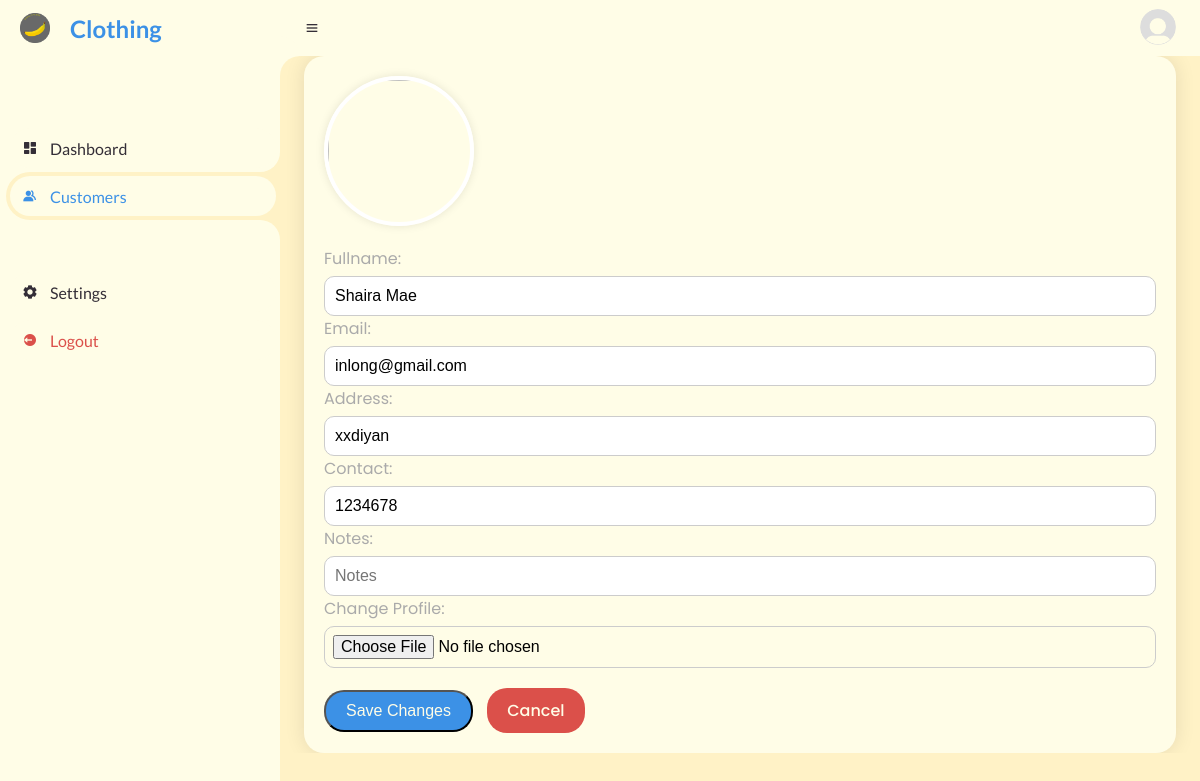
The page /crud/updatecustomer.php?id=3 (signed in) on the database its author committed.
### tables this page shows
CREATE TABLE `customer_account` (
  `id` int(11) NOT NULL,
  `barcode_image` varchar(255) NOT NULL,
  `profpic` varchar(255) NOT NULL,
  `FullName` varchar(50) NOT NULL,
  `Email` varchar(50) NOT NULL,
  `Address` varchar(255) NOT NULL,
  `Contact` double NOT NULL,
  `TotalVisits` int(11) NOT NULL,
  `LoyaltyPoints` int(11) NOT NULL,
  `TotalPurchase` int(11) NOT NULL,
  `Notes` varchar(100) NOT NULL
);

### crud/updatecustomer.php (the view, shortened to what this page needs)
<?php
require_once '../include/dbcon.php';
$customerId = $_GET['id'];
try {
    $pdoQuery = "SELECT * FROM customer_account WHERE id=:id";
    $pdoResult = $pdoConnect->prepare($pdoQuery);
    $pdoResult->execute(['id' => $customerId]);
    $customer = $pdoResult->fetch();
} catch (PDOException $error) {
    echo "Error: " . $error->getMessage();
    exit;
}
?>
<!DOCTYPE html>
<html lang="en">
<head>
    <link href='https://unpkg.com/boxicons@2.0.9/css/boxicons.min.css' rel='stylesheet'>
    <link rel="stylesheet" href="../admincss/styles.css">
    <link rel="stylesheet" href="../admincss/update.css">
</head>
<body>
    <section id="sidebar">
        <a href="#" class="brand">
            <img src="../admin/Picsart_24-03-29_12-28-55-400.png">
            <span class="text">Clothing</span>
        </a>
        <ul class="side-menu top">
            <li>
                <a href="../admin/dashboard.php">
                    <i class='bx bxs-dashboard' ></i>
                    <span class="text">Dashboard</span>
                </a>
            </li>
            <li class="active">
                <a href="#">
                    <i class='bx bxs-group' ></i>
                    <span class="text">Customers</span>
                </a>
            </li>
        </ul>
        <ul class="side-menu">
            <li>
                <a href="#">
                    <i class='bx bxs-cog' ></i>
                    <span class="text">Settings</span>
                </a>
            </li>
            <li>
                <a href="logout.php" class="logout">
                    <i class='bx bxs-log-out-circle' ></i>
                    <span class="text">Logout</span>
                </a>
            </li>
        </ul>
    </section>
    <section id="content">
        <nav>
            <i class='bx bx-menu' ></i>
            <a href="#" class="profile">
                <img src="../image/default_profile.png">
            </a>
        </nav>
        <main>
            <div class="update-profile">
                <form action="updatecustomer.php?id=<?php echo $_GET["id"]; ?>" method="post" enctype="multipart/form-data">
                    <?php
                        if (isset($customer['profpic'])) {
                            $imagePath = '../uploaded_image/' . $customer['profpic'];
                            echo '<img src="' . (file_exists($imagePath) ? $imagePath : "../image/profile.png") . '">';
                        } else {
                            echo '<img src="../image/profile.png">';
                        }
                    ?>
                    <div class="flex">
                        <div class="inputBox">
                            <span>Fullname: </span>
                            <input type="text" name="FName" value="<?php echo $customer['FullName']; ?>" required placeholder="FullName" class="box">
                            <span>Email: </span>
                            <input type="email" name="Email" value="<?php echo $customer['Email']; ?>" required placeholder="Email" class="box">
                            <span>Address: </span>
                            <input type="text" name="Address" value="<?php echo $customer['Address']; ?>" required placeholder="Address" class="box">
                            <span>Contact: </span>
                            <input type="number" name="Contact" value="<?php echo $customer['Contact']; ?>" required placeholder="Contact" class="box">
                            <span>Notes: </span>
                            <input type="text" name="addNotes" value="<?php echo $customer['Notes']; ?>" placeholder="Notes" class="box">
                            <span>Change Profile: </span>
                            <input type="file" name="profile" accept="image/jpg, image/jpeg, image/png" class="box">
                        </div>
                    </div>
                    <input type="submit" name="modify" value="Save Changes" class="btn">
                    <a href="../admin/customers.php" class="delete-btn">Cancel</a>
                </form>
            </div>
        </main>
    </section>
</body>
</html>

### customercss/styles.css (style rules this page uses)
* { margin: 0; padding: 0; box-sizing: border-box; }
a { text-decoration: none; }
li { list-style: none; }
:root { --poppins: "Poppins", sans-serif; --lato: "Lato", sans-serif; --light: #f9f9f9; --blue: #3c91e6; --light-blue: #cfe8ff; --grey: #eee; --dark-grey: #aaaaaa; --dark: #342e37; --red: #db504a; --yellow: #ffce26; --light-yellow: #fff2c6; --orange: #fd7238; --light-orange: #ffe0d3; }
html { overflow-x: hidden; }
body { background: var(--light-yellow); overflow-x: hidden; }
#sidebar { position: fixed; top: 0; left: 0; width: 280px; height: 100%; background: #fffde7; z-index: 2000; font-family: var(--lato); transition: 0.3s ease; overflow-x: hidden; scrollbar-width: none; }
#sidebar .brand { font-size: 24px; font-weight: 700; height: 56px; display: flex; align-items: center; color: var(--blue); position: sticky; top: 0; left: 0; background: #fffde7; z-index: 500; padding-bottom: 20px; box-sizing: content-box; }
#sidebar .brand img { height: 30px; margin-left: 20px; margin-right: 20px; display: flex; }
#sidebar .side-menu { width: 100%; margin-top: 48px; }
#sidebar .side-menu li { height: 48px; background: transparent; margin-left: 6px; border-radius: 48px 0 0 48px; padding: 4px; }
#sidebar .side-menu li.active { background: var(--light-yellow); position: relative; }
#sidebar .side-menu li.active::before { content: ""; position: absolute; width: 40px; height: 40px; border-radius: 50%; top: -40px; right: 0; box-shadow: 20px 20px 0 var(--light-yellow); z-index: -1; }
#sidebar .side-menu li.active::after { content: ""; position: absolute; width: 40px; height: 40px; border-radius: 50%; bottom: -40px; right: 0; box-shadow: 20px -20px 0 var(--light-yellow); z-index: -1; }
#sidebar .side-menu li a { width: 100%; height: 100%; background: #fffde7; display: flex; align-items: center; border-radius: 48px; font-size: 16px; color: var(--dark); white-space: nowrap; overflow-x: hidden; }
#sidebar .side-menu.top li.active a { color: var(--blue); }
#sidebar .side-menu li a.logout { color: var(--red); }
#sidebar .side-menu li a .bx { min-width: calc(60px - ((4px + 6px) * 2)); display: flex; justify-content: center; }
#content { position: relative; width: calc(100% - 280px); left: 280px; transition: 0.3s ease; }
#content nav { height: 56px; background: #fffde7; padding: 0 24px; display: flex; align-items: center; grid-gap: 24px; font-family: var(--lato); position: sticky; top: 0; left: 0; z-index: 1000; }
#content nav::before { content: ""; position: absolute; width: 40px; height: 40px; bottom: -40px; left: 0; border-radius: 50%; box-shadow: -20px -20px 0 #fffde7; }
#content nav a { color: var(--dark); }
#content nav .bx.bx-menu { cursor: pointer; color: var(--dark); }
#content nav .profile img { width: 36px; height: 36px; object-fit: cover; border-radius: 50%; }
#content main { width: 100%; padding: 0 24px; font-family: var(--poppins); max-height: calc(100vh - 56px); overflow-y: auto; }

### customercss/update.css (style rules this page uses)
* { margin: 0; padding: 0; box-sizing: border-box; }
a { text-decoration: none; }
li { list-style: none; }
:root { --poppins: "Poppins", sans-serif; --lato: "Lato", sans-serif; --light: #f9f9f9; --blue: #3c91e6; --light-blue: #cfe8ff; --grey: #eee; --dark-grey: #aaaaaa; --dark: #342e37; --red: #db504a; --yellow: #ffce26; --light-yellow: #fff2c6; --orange: #fd7238; --light-orange: #ffe0d3; }
body { font-family: var(--poppins); background-color: var(--light-yellow); }
.update-profile { background-color: #fffde7; border-radius: 20px; box-shadow: 0 0 20px rgba(0, 0, 0, 0.1); padding: 20px; }
.update-profile img { width: 150px; height: 150px; border-radius: 50%; object-fit: cover; border: 4px solid #fff; box-shadow: 0 0 10px rgba(0, 0, 0, 0.1); margin-bottom: 20px; }
.inputBox { margin-bottom: 20px; }
.inputBox span { font-size: 16px; color: var(--dark-grey); display: block; margin-bottom: 5px; }
.inputBox input { width: 100%; padding: 10px; border-radius: 10px; border: 1px solid #ccc; outline: none; font-size: 16px; }
.inputBox input[type="file"] { padding: 8px; }
.btn { display: inline-block; padding: 10px 20px; border-radius: 20px; background-color: var(--blue); color: #fffde7; text-decoration: none; font-size: 16px; font-weight: 500; transition: background-color 0.3s ease; }
.delete-btn { display: inline-block; padding: 10px 20px; border-radius: 20px; background-color: var(--red); color: #fffde7; text-decoration: none; font-size: 16px; font-weight: 500; transition: background-color 0.3s ease; margin-left: 10px; }

### rows shown on the page
customer_account: FName "Shaira Mae", Email "inlong@gmail.com", Address "xxdiyan", Contact "1234678"
